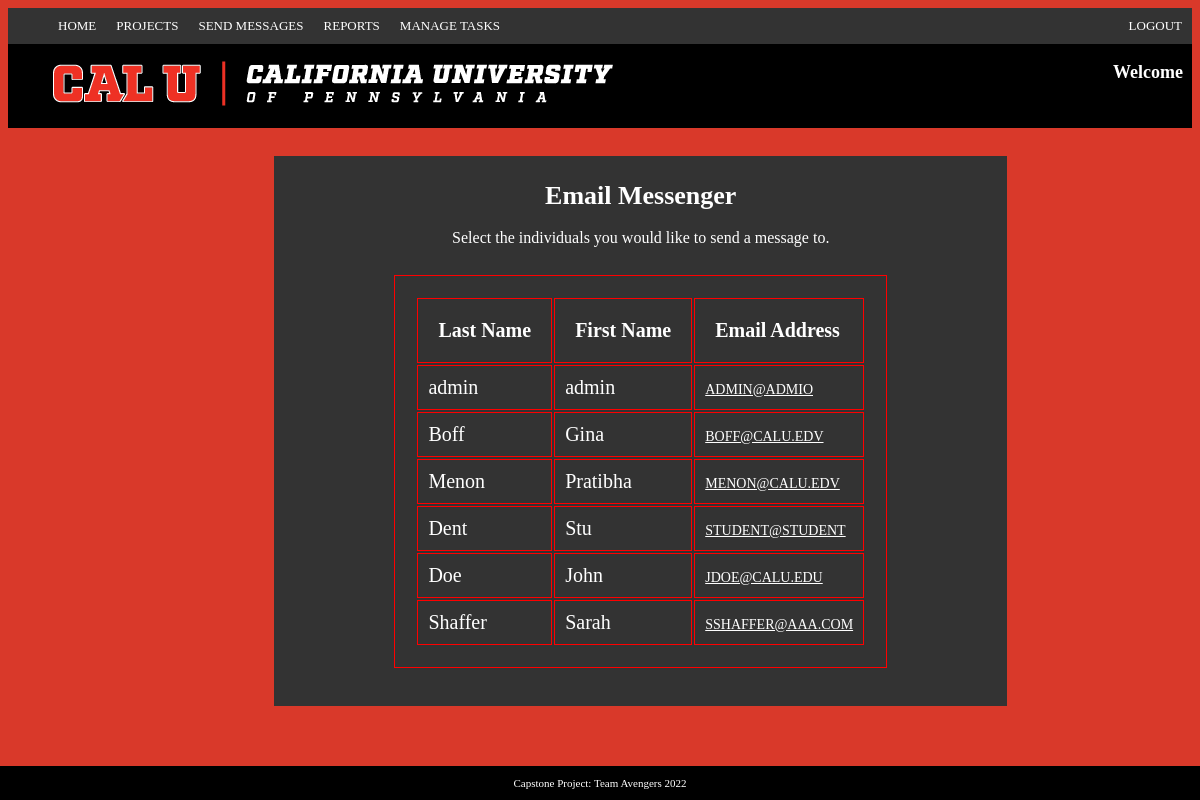
The app's page /teamLead/team_lead_messages.php with its own data.
### tables this page shows
CREATE TABLE project_director (
    dir_id      INT           NOT NULL    AUTO_INCREMENT,
    dir_fname   VARCHAR(60)   NOT NULL,
    dir_lname   VARCHAR(60)   NOT NULL,
    username    VARCHAR(255)   NOT NULL,
    password    VARCHAR(255)   NOT NULL,
	reset_pass	VARCHAR(255),
    is_dir      VARCHAR(4),
    PRIMARY KEY (dir_id),
    UNIQUE INDEX username (username)
);

CREATE TABLE team_members (
    mem_id      INT            NOT NULL    AUTO_INCREMENT,
    mem_fname   VARCHAR(60)    NOT NULL,
    mem_lname   VARCHAR(60)    NOT NULL,
    username    VARCHAR(255),
    password    VARCHAR(255),
	reset_pass	VARCHAR(255),
	skills      VARCHAR(255),
    PRIMARY KEY (mem_id),
    UNIQUE INDEX username (username)
);

### teamLead/team_lead_messages.php (the view, shortened to what this page needs)
<?php
require_once('../inc/db_connect.php');
include('webpage/header.php');
$queryDirector = "SELECT * FROM project_director ORDER BY dir_lname";
$queryStudent = "SELECT * FROM team_members ORDER BY mem_lname";
$stmt = $db->prepare($queryDirector);
$stmt2 = $db->prepare($queryStudent);
$stmt->execute();
$stmt2->execute();
$emailsPD = $stmt->fetchAll();
$emailsST = $stmt2->fetchAll();
?>
<body><br>
<main>
	<div class="pdForm3">
			<h1>Email Messenger</h1>
			<p>Select the individuals you would like to send a message to.</p>
			<div class="entryForm2">
				<table align="center">
					<tr>
						<th>Last Name</th>
						<th>First Name</th>
						<th colspan="2">Email Address</th>
					</tr>
					<?php foreach($emailsPD as $emailPD): ?>
					<tr>
						<td><?php echo $emailPD['dir_lname'] ++; ?> </td>
						<td><?php echo $emailPD['dir_fname'] ++; ?> </td>
						<td><?php echo '<a  style="color:white" href="mailto:' . $emailPD['username'] ++ . '">' . $emailPD['username'] . '</a>';?></td>
					</tr>
					<?php endforeach; ?>
					<?php foreach($emailsST as $emailST): ?>
					<tr>
						<td><?php echo $emailST['mem_lname']; ?> </td>
						<td><?php echo $emailST['mem_fname']; ?> </td>
						<td><?php echo '<a style="color:white" href="mailto:' . $emailST['username'] . '">'. $emailST['username'] . '</a>';?></td>
					</tr>
					<?php endforeach; ?>
				</table><br>
			</div>
	</div><br><br>
</main>
</body>
<footer><p>Capstone Project: Team Avengers 2022</p></footer>
</html>

### teamLead/webpage/main.css (style rules this page uses)
html { background-color: rgb(217, 57, 42); }
body { width: auto; }
a { text-transform: uppercase; font-size: 14px; }
h1 { color: white; font-size: 26px; }
main { padding: 10px; }
footer { position: fixed; left: 0; bottom: 0; width: 100%; background-color: black; color: white; text-align: center; font-size: 11px; }
.entryForm2 { padding: 12px; text-align: left; background: #333; color: white; }
.pdForm3 { padding: 8px; text-align: center; background: #333; width: auto; margin-left: 22%; color: white; margin-right: 15%; }
table, th, td { border: 1px double red; font-size:20px; width:auto; color: white; text-align: left; padding:10px }
table, th, td[class=blackBox] { background: #333; font-size:20px; width:auto; color: white; text-align: left; padding:20px }

### records on screen
project_director: username "ADMIN@ADMIO"
project_director: username "BOFF@CALU.EDV"
project_director: username "MENON@CALU.EDV"
team_members: mem_lname "Dent", mem_fname "Stu", username "STUDENT@STUDENT"
team_members: mem_lname "Doe", mem_fname "John", username "JDOE@CALU.EDU"
team_members: mem_lname "Shaffer", mem_fname "Sarah", username "SSHAFFER@AAA.COM"
